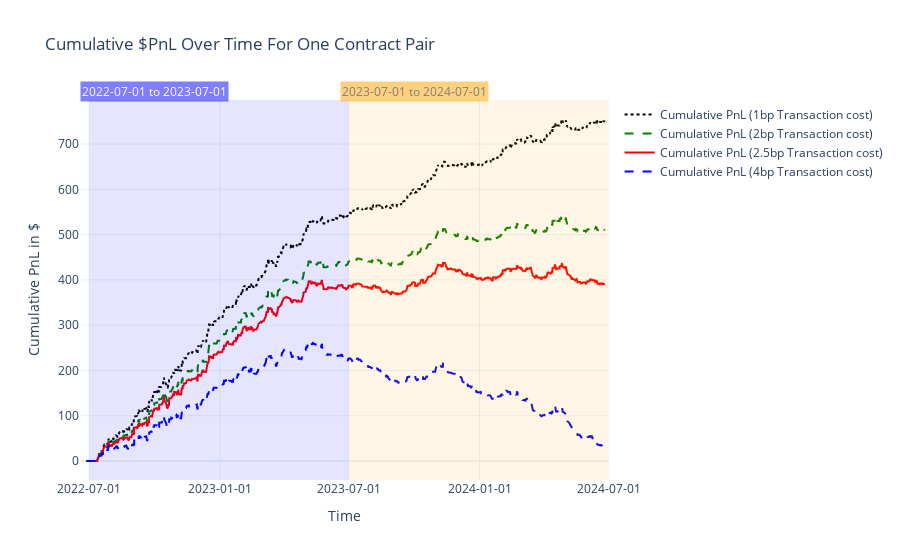

Notebook code for this chart:
### Code cell
fig = go.Figure()
# fig.add_trace(
#     go.Scatter(x=realized_pnl.index, y=realized_pnl.cumsum().values, mode='lines', name='Cumulative PnL'))
fig.add_shape(
    type="rect",
    x0="2022-07-01", y0=0, x1="2023-07-01", y1=1,
    xref="x", yref="paper",
    fillcolor="blue", opacity=0.1, line_width=0,
)
fig.add_shape(
    type="rect",
    x0="2023-07-01", y0=0, x1="2024-07-01", y1=1,
    xref="x", yref="paper",
    fillcolor="orange", opacity=0.1, line_width=0,
)
fig.add_annotation(
    x="2022-10-01",
    y=1.05,
    xref="x",
    yref="paper",
    text="2022-07-01 to 2023-07-01",
    showarrow=False,
    bgcolor="blue",
    opacity=0.5,
    font=dict(color="white")
)
fig.add_annotation(
    x="2023-10-01",
    y=1.05,
    xref="x",
    yref="paper",
    text="2023-07-01 to 2024-07-01",
    showarrow=False,
    bgcolor="orange",
    opacity=0.5,
    font=dict(color="black")
)
fig.add_trace(
    go.Scatter(x=realized_pnl_1bp.index, y=realized_pnl_1bp.cumsum().values, mode='lines', name='Cumulative PnL (1bp Transaction cost)', line=dict(color='black', dash='dot')))
fig.add_trace(
    go.Scatter(x=realized_pnl_2bp.index, y=realized_pnl_2bp.cumsum().values, mode='lines', name='Cumulative PnL (2bp Transaction cost)', line=dict(color='green', dash='dash'))
)

fig.add_trace(
    go.Scatter(x=realized_pnl.index, y=realized_pnl.cumsum().values, mode='lines', name='Cumulative PnL (2.5bp Transaction cost)', line=dict(color='red')))

fig.add_trace(
    go.Scatter(x=realized_pnl_4bp.index, y=realized_pnl_4bp.cumsum().values, mode='lines', name='Cumulative PnL (4bp Transaction cost)', line=dict(color='blue', dash='dash')))
fig.update_layout(
    title='Cumulative $PnL Over Time For One Contract Pair',
    xaxis_title='Time',
    yaxis_title='Cumulative PnL in $',
    xaxis=dict(
        tickformat='%Y-%m-%d'
    ),
    template='plotly_white'
)
# Add shaded areas

fig.show()

### Figure 1 — Plotly figure (JSON) as saved in the notebook; plotly's stock layout.template omitted (floating-point values rounded to 4 significant figures; data arrays with more than 128 entries replaced by an {"elided": "..."} marker saying what was removed)
{"data": [{"line": {"color": "black", "dash": "dot"}, "mode": "lines", "name": "Cumulative PnL (1bp Transaction cost)", "x": {"elided": "3493 str values"}, "y": {"elided": "3493 float values"}, "type": "scatter"}, {"line": {"color": "green", "dash": "dash"}, "mode": "lines", "name": "Cumulative PnL (2bp Transaction cost)", "x": {"elided": "3493 str values"}, "y": {"elided": "3493 float values"}, "type": "scatter"}, {"line": {"color": "red"}, "mode": "lines", "name": "Cumulative PnL (2.5bp Transaction cost)", "x": {"elided": "3493 str values"}, "y": {"elided": "3493 float values"}, "type": "scatter"}, {"line": {"color": "blue", "dash": "dash"}, "mode": "lines", "name": "Cumulative PnL (4bp Transaction cost)", "x": {"elided": "3493 str values"}, "y": {"elided": "3493 float values"}, "type": "scatter"}], "layout": {"shapes": [{"fillcolor": "blue", "line": {"width": 0}, "opacity": 0.1, "type": "rect", "x0": "2022-07-01", "x1": "2023-07-01", "xref": "x", "y0": 0, "y1": 1, "yref": "paper"}, {"fillcolor": "orange", "line": {"width": 0}, "opacity": 0.1, "type": "rect", "x0": "2023-07-01", "x1": "2024-07-01", "xref": "x", "y0": 0, "y1": 1, "yref": "paper"}], "annotations": [{"bgcolor": "blue", "font": {"color": "white"}, "opacity": 0.5, "showarrow": false, "text": "2022-07-01 to 2023-07-01", "x": "2022-10-01", "xref": "x", "y": 1.05, "yref": "paper"}, {"bgcolor": "orange", "font": {"color": "black"}, "opacity": 0.5, "showarrow": false, "text": "2023-07-01 to 2024-07-01", "x": "2023-10-01", "xref": "x", "y": 1.05, "yref": "paper"}], "xaxis": {"title": {"text": "Time"}, "tickformat": "%Y-%m-%d"}, "title": {"text": "Cumulative $PnL Over Time For One Contract Pair"}, "yaxis": {"title": {"text": "Cumulative PnL in $"}}}}
